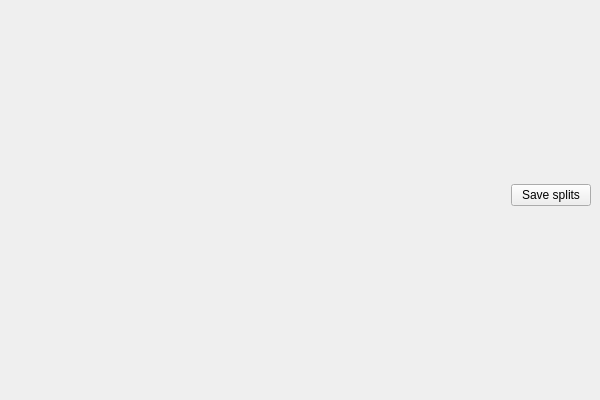
<?xml version="1.0" encoding="UTF-8"?>
<ui version="4.0">
 <class>Form</class>
 <widget class="QWidget" name="Form">
  <property name="geometry">
   <rect>
    <x>0</x>
    <y>0</y>
    <width>600</width>
    <height>400</height>
   </rect>
  </property>
  <property name="minimumSize">
   <size>
    <width>600</width>
    <height>400</height>
   </size>
  </property>
  <property name="windowTitle">
   <string>Element Losses</string>
  </property>
  <layout class="QGridLayout" name="gridLayout">
   <property name="margin">
    <number>0</number>
   </property>
   <item row="0" column="0">
    <layout class="QVBoxLayout" name="verticalLayout">
     <item>
      <layout class="QVBoxLayout" name="matplotlib_layout"/>
     </item>
     <item>
      <layout class="QHBoxLayout" name="horizontalLayout">
       <property name="rightMargin">
        <number>9</number>
       </property>
       <property name="bottomMargin">
        <number>9</number>
       </property>
       <item>
        <spacer name="horizontalSpacer">
         <property name="orientation">
          <enum>Qt::Horizontal</enum>
         </property>
         <property name="sizeHint" stdset="0">
          <size>
           <width>40</width>
           <height>20</height>
          </size>
         </property>
        </spacer>
       </item>
       <item>
        <widget class="QPushButton" name="splitSaveButton">
         <property name="text">
          <string>Save splits</string>
         </property>
        </widget>
       </item>
      </layout>
     </item>
    </layout>
   </item>
  </layout>
 </widget>
 <resources/>
 <connections/>
</ui>
